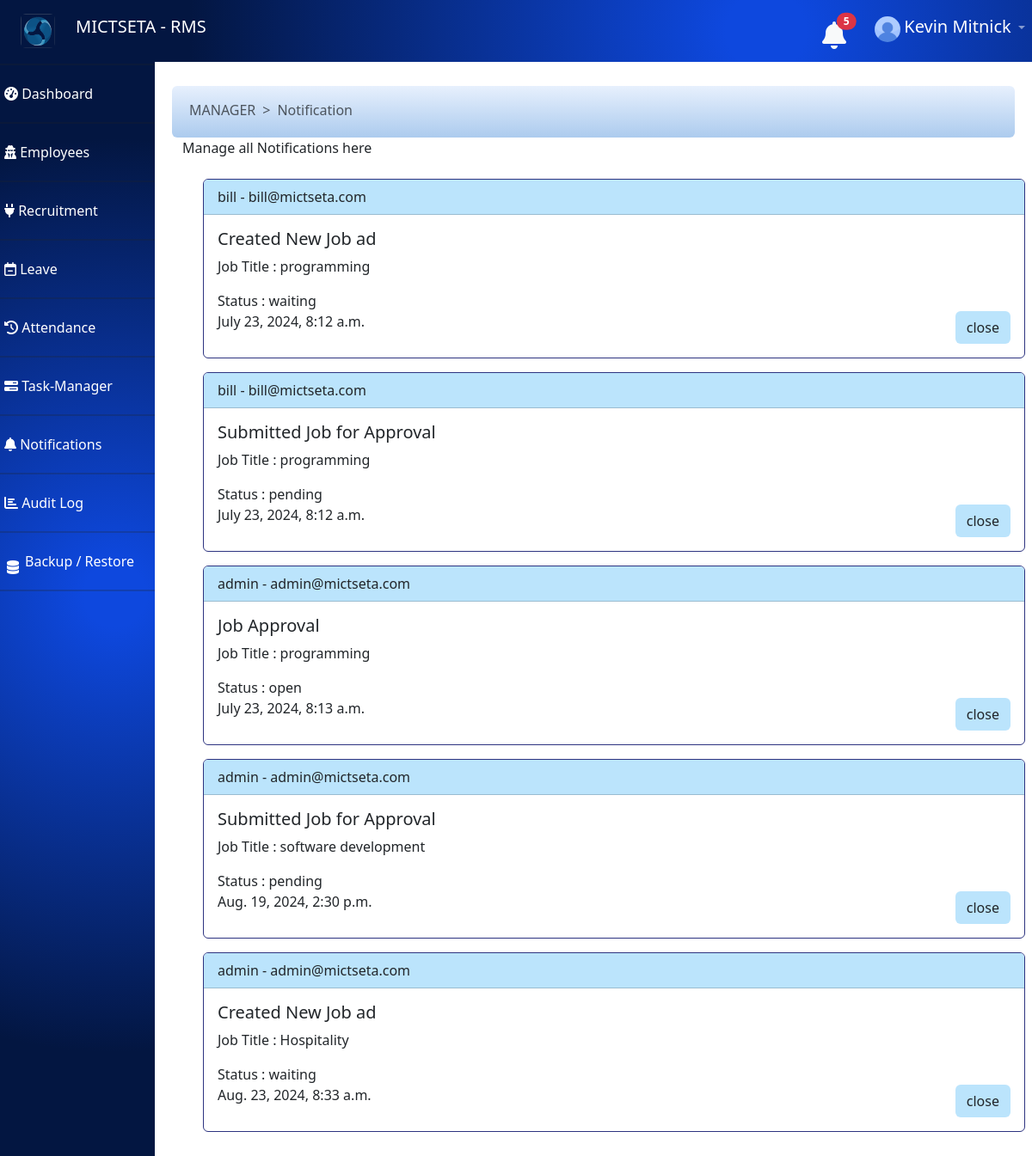
/dashboard/get_notifications/ (signed in), run on an earlier commit of the app's database.
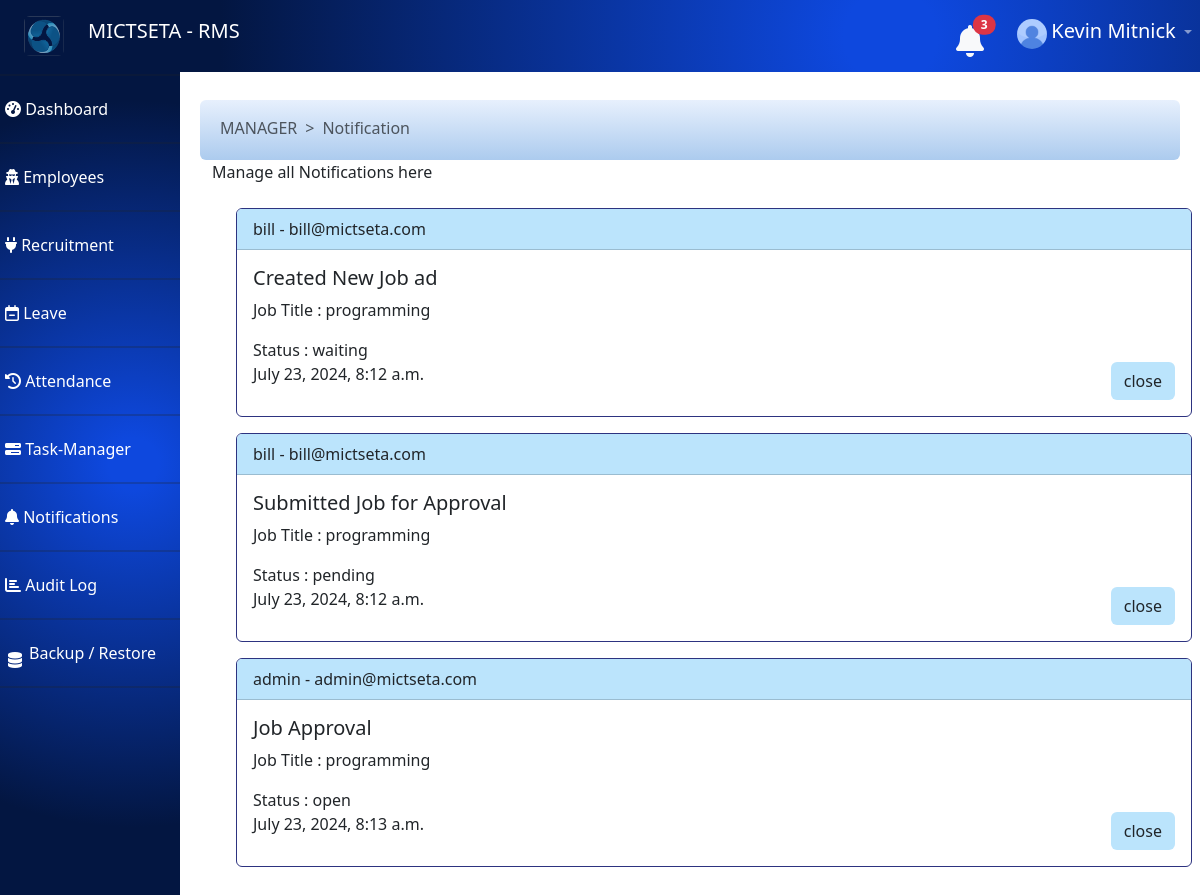
And on a later commit of the database.
### profiles/models.py (models this page shows, shortened)
class StaffProfile(models.Model):
	user = models.OneToOneField(User, on_delete=models.CASCADE)
	job_title = models.CharField(max_length=100,null=True )
	department = models.CharField(max_length=6,null=True )
	salary = models.CharField(max_length=225,null=True )
	hire_date = models.DateTimeField(auto_now_add=True)
	phone = models.CharField(max_length=6,null=True )
	idnumber =  models.CharField(max_length=13,null=False )
	gender = models.CharField(max_length=6,null=False )
	age = models.CharField(max_length=6,null=False )
	dob = models.CharField(max_length=6,null=False )

### jobs/models.py (models this page shows, shortened)
class Notification(models.Model):
    user = models.ForeignKey(User, on_delete=models.CASCADE, related_name='notifications')
    action = models.CharField(max_length=225, unique=False, null=False)
    job_title = models.CharField(max_length=225, unique=False, null=False)
    status = models.CharField(max_length=225, unique=False, null=False)
    timestamp = models.DateTimeField(auto_now_add=True)
    is_seen = models.BooleanField(null=False, default=False)

### dashboard/views.py (the view)
# urls.py: path('get_notifications/', views.get_notifications, name="dashboard.get_notifications"),
@csrf_protect
def get_notifications(request):
	if request.user.is_authenticated:
		try:
			if request.user.is_superuser:
				notification = Notification.objects.all()
				if request.user.is_superuser:
					notify_len = len(Notification.objects.filter(is_seen=False))
				else:
					notify_len = len(Notification.objects.filter(user=request.user,is_seen=False))
				return render(request,'notification.html',{'notify_len':notify_len,'notifications':notification.reverse()})
			elif request.user.is_staff:
				notification = Notification.objects.filter(user=request.user)
			if request.user.is_superuser:
				notify_len = len(Notification.objects.filter(is_seen=False))
			else:
				notify_len = len(Notification.objects.filter(user=request.user,is_seen=False))
			return render(request,'notification.html',{'notify_len':notify_len,'notifications':notification.reverse()})
		except Exception as e:
			return HttpResponse(f"<h1> Sever Error : Notification: {e}</h1>")
	else:
		return redirect('render_auth_page')

### dashboard/templates/notification.html (shortened to what this page needs)
{% extends 'dashboard_base.html' %}
{% load static %}
{% block breadcrumbs %}
      <li class="breadcrumb-item active" aria-current="page">Notification</li>
{% endblock %}
{% block description %} Manage all Notifications here  {% endblock %}
{% block content %}
     <div class="container m-4 ">
    	{% if notifications %}
	     {% for notific in notifications %}
	     	{% if notific.is_seen %}
	     	{% else %}
	     	<div class="card mb-3 card-notification" style="width: 100%;">
			  <div class="card-header back-for" ><span>{{notific.user.username}} - {{notific.user.email }}</span>  </div>
			  <div class="card-body text-dark">
			    <h5 class="card-title">{{notific.action}}</h5>
			    <div>
			    	<p class="card-text"> Job Title : {{notific.job_title}}</p>
			    	<p class="card-text" > Status : {{notific.status}}</p>
			    </div>
			    <p class="card-text d-flex justify-content-between" > {{notific.timestamp}}  <a href="{% url 'dashboard.delete_notifications' notific.id %}" class="btn back-for">close</a> </p>
			  </div>
			</div>
			{% endif %}
		{% endfor %}
	{% endif %}
     </div>
{% endblock %}

### dashboard/templates/dashboard_base.html (shortened to what this page needs)
<!DOCTYPE html>
<html lang="en">
<head>
  <link href="https://cdn.jsdelivr.net/npm/bootstrap@5.0.2/dist/css/bootstrap.min.css" rel="stylesheet">
  <link href="https://stackpath.bootstrapcdn.com/bootstrap/4.5.2/css/bootstrap.min.css" rel="stylesheet">
  <link rel="stylesheet" href="https://cdnjs.cloudflare.com/ajax/libs/font-awesome/4.7.0/css/font-awesome.min.css">
  <link rel="stylesheet" href="https://cdnjs.cloudflare.com/ajax/libs/font-awesome/6.0.0-beta3/css/all.min.css">
    <link
        href=
"https://cdnjs.cloudflare.com/ajax/libs/bootstrap-datetimepicker/4.17.37/css/bootstrap-datetimepicker.min.css"
        rel="stylesheet">
  <link rel="stylesheet" href="https://cdnjs.cloudflare.com/ajax/libs/twitter-bootstrap/5.3.0/css/bootstrap.min.css">
  <link rel="stylesheet" href="https://cdn.datatables.net/2.0.8/css/dataTables.bootstrap5.css">
 {% load static %}
</head>
<body>
  <nav class="navbar navbar-expand-lg navbar-dark ">
    <a class="navbar-brand " href="#">
      <img src="{% static 'job_seeker/images/webicon.png' %}" class="rounded-2 float-start mx-4" alt="..." style="width:40px;height:40px;" >
      <span>
        MICTSETA - RMS
      </span>
    </a>
    <div class="collapse navbar-collapse" id="navbarNav">
      <ul class="navbar-nav ml-auto">
        <li class="nav-item">
          <a class="nav-link" href="#">
            <a href="{% url 'dashboard.get_notifications'%}">
              <button type="button" class="btn btn-primarys position-relative p-0 mr-4 mb-1">
               <i class="fas fa-bell fa-2x text-light"  > </i>
               {% if user.notifications or user.is_superuser %}
                {% if notify_len %}
                <span class="position-absolute top-0 start-100 translate-middle badge rounded-pill bg-danger ">
                  {{notify_len}}
                </span>
                {% endif%}
              {% endif %}
              </button>
            </a>
          </a>
        </li>
        <li class="nav-item dropdown">
          <a class="nav-link dropdown-toggle" href="#" id="navbarDropdown" role="button" data-toggle="dropdown" aria-haspopup="true" aria-expanded="false">
           {% if user.profileimage.image %}
            <img src="{{user.profileimage.image.url}}" class="rounded-circle" alt="..." style="width:30px;height: 30px;">
            {% else %}
            <img src="{% static 'dashboard/images/default_user.jpg' %}" class="rounded-circle" alt="..." style="width:30px;height: 30px;">
           {% endif %}
            <span class="text-white " style="font-size:20px;">{{user.first_name}} {{user.last_name}}</span>
          </a>
        </li>
      </ul>
    </div>
  </nav>
  <div class="sidebar" style=" overflow-y: scroll; overflow-x:none;">
    <h2 class="text-white">Dashboard</h2>
    <hr>
    <a href="#" data-toggle="collapse" data-target="#dashboardMenu" aria-expanded="false" aria-controls="dashboardMenu">
      <i class="fas fa-tachometer-alt"></i>
      Dashboard
    </a>
    <hr>
{% if user.is_superuser and user.staffprofile.department == "ADMINISTRATOR" or user.is_superuser and user.staffprofile.department == "MANAGER" %}
    <a href="#" data-toggle="collapse" data-target="#usersMenu" aria-expanded="false" aria-controls="usersMenu">
      <i class="fa fa-user-secret" aria-hidden="true"></i>
       Employees
    </a>
    <hr>
{% endif %}
    <a href="#" data-toggle="collapse" data-target="#jobsMenu" aria-expanded="false" aria-controls="jobsMenu">
    <i class="fa fa-plug" aria-hidden="true"></i>  Recruitment
    </a>
    <hr>
    <a href="#" data-toggle="collapse" data-target="#settingsMenu" aria-expanded="false" aria-controls="settingsMenu">
     <i class="fa fa-calendar-minus-o" aria-hidden="true"></i>
 Leave
    </a>
    <hr>
    <a href="{% url 'dashboard.manage_attendance' %}">
      <i class="fa fa-history" aria-hidden="true"></i> Attendance
    </a>
    <hr>
    <a href="{% url 'dashboard.task_manager' %}">
      <i class="fa fa-tasks" aria-hidden="true"></i> Task-Manager
    </a>
    <hr>
    <a href="#" data-toggle="collapse" data-target="#notificationsMenu" aria-expanded="false" aria-controls="notificationsMenu">
      <i class="fas fa-bell"  > </i> Notifications {% if noty %}<span class="badge bg-danger">{{noty}}</span>{% endif %}
    </a>
    <hr>
     <a href="#" data-toggle="collapse" data-target="#aduit_logMenu" aria-expanded="false" aria-controls="aduit_logMenu">
      <i class="fas fa-bar-chart" > </i> Audit Log
    </a>
    <hr>
     <i class="fa fa-database mt-3 ml-2 position-absolute text-white" aria-hidden="true"></i>
    <a href="{% url 'dashboard.backup_database' %}" class="ml-4">
      Backup / Restore
    </a>
    <hr>
  </div>
  <div class="main-content">
    <div class="content">
      <div id="defaultPage" style="margin-top: 40px;">
        <nav style="--bs-breadcrumb-divider: '>';margin-top: 80px;" aria-label="breadcrumb" class="p-1 pt-3 rounded-2 bread-container">
          <ol class="breadcrumb px-3">
            <li class="breadcrumb-item active"> {{user.staffprofile.department}}</li>
            {% block breadcrumbs %}
            {% endblock %}
          </ol>
        </nav>
        <div class="container">
        {% block description %} {% endblock %}
        </div>
        {% block content %}
        {% endblock %}
      </div>
    </div>
  </div>
</body>
</html>

What changed in the data, as far as the page shows it:
removed Notification: user.username "admin", user.email "admin@mictseta.com", action "Submitted Job for Approval", job_title "software development", status "pending", timestamp "Aug. 19, 2024, 2:30 p.m."
removed Notification: user.username "admin", user.email "admin@mictseta.com", action "Created New Job ad", job_title "Hospitality", status "waiting", timestamp "Aug. 23, 2024, 8:33 a.m."
Also different on the page:
{{ notify_len }}: "5" → "3"
